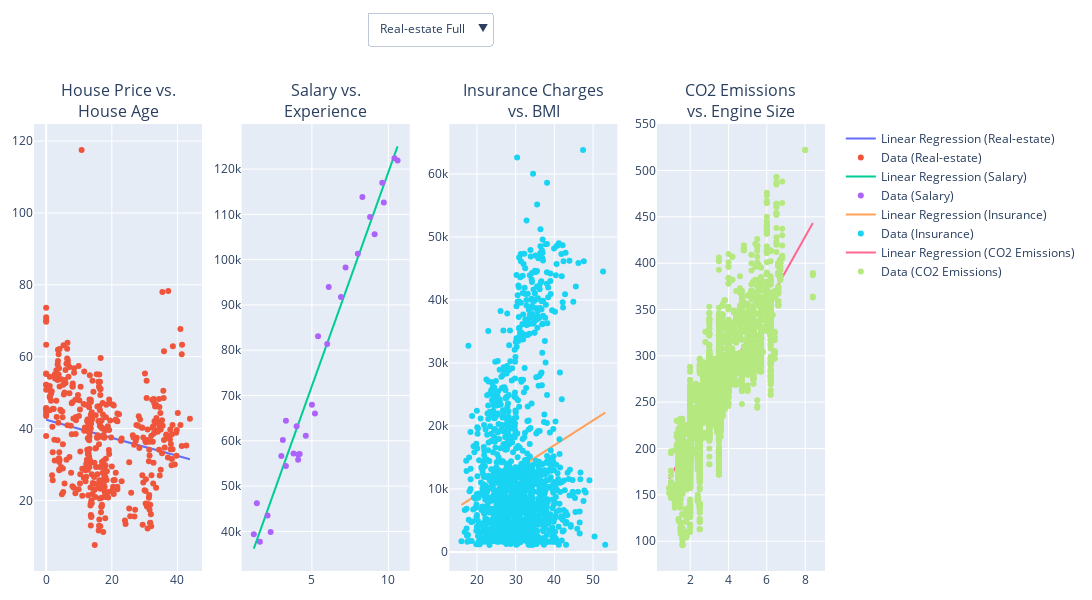

The code cell stored with this chart in its notebook:
### Code cell
# Creating a subplot with four plots
fig = make_subplots(rows=1, cols=4, subplot_titles=("House Price vs.<br>House Age", 
    "Salary vs.<br>Experience",
    "Insurance Charges<br>vs. BMI",
    "CO2 Emissions<br>vs. Engine Size"))



# For Real Estate dataset
X_real_estate = df[['X2 house age']]
y_real_estate = df['Y house price of unit area']

# Model for Real Estate
model_real_estate = LinearRegression()
model_real_estate.fit(X_real_estate, y_real_estate)
predictions_real_estate = model_real_estate.predict(X_real_estate)

# For Salary dataset
X_salary = salary_data[['YearsExperience']]
y_salary = salary_data['Salary']

# Model for Salary
model_salary = LinearRegression()
model_salary.fit(X_salary, y_salary)
predictions_salary = model_salary.predict(X_salary)

# Adding traces for Real Estate and Salary datasets
fig.add_trace(go.Scatter(x=df['X2 house age'], y=predictions_real_estate, mode='lines', name='Linear Regression (Real-estate)'), row=1, col=1)
fig.add_trace(go.Scatter(x=df['X2 house age'], y=df['Y house price of unit area'], mode='markers', name='Data (Real-estate)'), row=1, col=1)

fig.add_trace(go.Scatter(x=salary_data['YearsExperience'], y=predictions_salary, mode='lines', name='Linear Regression (Salary)'), row=1, col=2)
fig.add_trace(go.Scatter(x=salary_data['YearsExperience'], y=salary_data['Salary'], mode='markers', name='Data (Salary)'), row=1, col=2)

# For insurance dataset
X_insurance_bmi = insurance_data[['bmi']]
y_insurance_charges = insurance_data['charges']
# Model for insurance
model_insurance_bmi = LinearRegression()
model_insurance_bmi.fit(X_insurance_bmi, y_insurance_charges)
predictions_insurance_bmi = model_insurance_bmi.predict(X_insurance_bmi)

fig.add_trace(go.Scatter(x=insurance_data['bmi'], y=predictions_insurance_bmi, mode='lines', name='Linear Regression (Insurance)'), row=1, col=3)
fig.add_trace(go.Scatter(x=insurance_data['bmi'], y=insurance_data['charges'], mode='markers', name='Data (Insurance)'), row=1, col=3)

# For CO
# For CO2 emissions dataset
X_emissions = emissions_data[['Engine Size(L)']]
y_emissions = emissions_data['CO2 Emissions(g/km)']

# Model for CO2 emissions
model_emissions = LinearRegression()
model_emissions.fit(X_emissions, y_emissions)
predictions_emissions = model_emissions.predict(X_emissions)

# Adding traces for CO2 Emissions dataset
fig.add_trace(go.Scatter(x=emissions_data['Engine Size(L)'], y=predictions_emissions, mode='lines', name='Linear Regression (CO2 Emissions)'), row=1, col=4)
fig.add_trace(go.Scatter(x=emissions_data['Engine Size(L)'], y=emissions_data['CO2 Emissions(g/km)'], mode='markers', name='Data (CO2 Emissions)'), row=1, col=4)


new_updatemenu = [
    {'args': [{'visible': [True, True, False, False, False, False, False, False]}, 
              {'title': 'House Price vs. House Age (Real-estate)'}],
     'label': 'Real-estate Full',
     'method': 'update'},
    {'args': [{'visible': [False, False, True, True, False, False, False, False]}, 
              {'title': 'Salary vs. Years of Experience'}],
     'label': 'Salary Full',
     'method': 'update'},
    {'args': [{'visible': [False, False, False, False, True, True, False, False]}, 
              {'title': 'Insurance Charges vs. BMI'}],
     'label': 'Insurance Full',
     'method': 'update'},
    {'args': [{'visible': [False, False, False, False, False, False, True, True]}, 
              {'title': 'CO2 Emissions vs. Engine Size'}],
     'label': 'CO2 Full',
     'method': 'update'},
    {'args': [{'visible': [True, True, True, True, True, True, True, True]}, 
              {'title': 'All Charts'}],
     'label': 'All',
     'method': 'update'}
]
# Обновление макета с новым меню обновлений
fig.update_layout(
    title_font_size=10,
    width=1200,  # Adjust the width as needed
    height=600,  # Adjust the height as needed
    margin=dict(l=20, r=20, t=20, b=20),
    updatemenus=[{
        'buttons': new_updatemenu,
        'direction': 'down',
        'showactive': True,
        'x': 0.5,
        'xanchor': 'center',
        'y': 1.25,  # Adjust this value as needed
        'yanchor': 'top'
    }]
)
# Отображение обновленной фигуры
fig.show()

### Figure 1 — Plotly figure (JSON) as saved in the notebook; plotly's stock layout.template omitted (floating-point values rounded to 4 significant figures; data arrays with more than 128 entries replaced by an {"elided": "..."} marker saying what was removed)
{"data": [{"mode": "lines", "name": "Linear Regression (Real-estate)", "type": "scatter", "x": {"elided": "414 float values"}, "xaxis": "x", "y": {"elided": "414 float values"}, "yaxis": "y"}, {"mode": "markers", "name": "Data (Real-estate)", "type": "scatter", "x": {"elided": "414 float values"}, "xaxis": "x", "y": {"elided": "414 float values"}, "yaxis": "y"}, {"mode": "lines", "name": "Linear Regression (Salary)", "type": "scatter", "x": [1.2, 1.4, 1.6, 2.1, 2.3, 3, 3.1, 3.3, 3.3, 3.8, 4, 4.1, 4.1, 4.2, 4.6, 5, 5.2, 5.4, 6, 6.1, 6.9, 7.2, 8, 8.3, 8.8, 9.1, 9.6, 9.7, 10.4, 10.6], "xaxis": "x2", "y": [36190.0, 38080.0, 39970.0, 44690.0, 46580.0, 53200.0, 54140.0, 56030.0, 56030.0, 60760.0, 62650.0, 63590.0, 63590.0, 64540.0, 68320.0, 72100.0, 73990.0, 75880.0, 81550.0, 82490.0, 90050.0, 92890.0, 100400.0, 103300.0, 108000.0, 110800.0, 115600.0, 116500.0, 123100.0, 125000.0], "yaxis": "y2"}, {"mode": "markers", "name": "Data (Salary)", "type": "scatter", "x": [1.2, 1.4, 1.6, 2.1, 2.3, 3, 3.1, 3.3, 3.3, 3.8, 4, 4.1, 4.1, 4.2, 4.6, 5, 5.2, 5.4, 6, 6.1, 6.9, 7.2, 8, 8.3, 8.8, 9.1, 9.6, 9.7, 10.4, 10.6], "xaxis": "x2", "y": [39344, 46206, 37732, 43526, 39892, 56643, 60151, 54446, 64446, 57190, 63219, 55795, 56958, 57082, 61112, 67939, 66030, 83089, 81364, 93941, 91739, 98274, 101303, 113813, 109432, 105583, 116970, 112636, 122392, 121873], "yaxis": "y2"}, {"mode": "lines", "name": "Linear Regression (Insurance)", "type": "scatter", "x": {"elided": "1338 float values"}, "xaxis": "x3", "y": {"elided": "1338 float values"}, "yaxis": "y3"}, {"mode": "markers", "name": "Data (Insurance)", "type": "scatter", "x": {"elided": "1338 float values"}, "xaxis": "x3", "y": {"elided": "1338 float values"}, "yaxis": "y3"}, {"mode": "lines", "name": "Linear Regression (CO2 Emissions)", "type": "scatter", "x": {"elided": "7385 float values"}, "xaxis": "x4", "y": {"elided": "7385 float values"}, "yaxis": "y4"}, {"mode": "markers", "name": "Data (CO2 Emissions)", "type": "scatter", "x": {"elided": "7385 float values"}, "xaxis": "x4", "y": {"elided": "7385 int values"}, "yaxis": "y4"}], "layout": {"annotations": [{"font": {"size": 16}, "showarrow": false, "text": "House Price vs.<br>House Age", "x": 0.1062, "xanchor": "center", "xref": "paper", "y": 1, "yanchor": "bottom", "yref": "paper"}, {"font": {"size": 16}, "showarrow": false, "text": "Salary vs.<br>Experience", "x": 0.3688, "xanchor": "center", "xref": "paper", "y": 1, "yanchor": "bottom", "yref": "paper"}, {"font": {"size": 16}, "showarrow": false, "text": "Insurance Charges<br>vs. BMI", "x": 0.6313, "xanchor": "center", "xref": "paper", "y": 1, "yanchor": "bottom", "yref": "paper"}, {"font": {"size": 16}, "showarrow": false, "text": "CO2 Emissions<br>vs. Engine Size", "x": 0.8938, "xanchor": "center", "xref": "paper", "y": 1, "yanchor": "bottom", "yref": "paper"}], "height": 600, "margin": {"b": 20, "l": 20, "r": 20, "t": 20}, "title": {"font": {"size": 10}}, "updatemenus": [{"buttons": [{"args": [{"visible": [true, true, false, false, false, false, false, false]}, {"title": "House Price vs. House Age (Real-estate)"}], "label": "Real-estate Full", "method": "update"}, {"args": [{"visible": [false, false, true, true, false, false, false, false]}, {"title": "Salary vs. Years of Experience"}], "label": "Salary Full", "method": "update"}, {"args": [{"visible": [false, false, false, false, true, true, false, false]}, {"title": "Insurance Charges vs. BMI"}], "label": "Insurance Full", "method": "update"}, {"args": [{"visible": [false, false, false, false, false, false, true, true]}, {"title": "CO2 Emissions vs. Engine Size"}], "label": "CO2 Full", "method": "update"}, {"args": [{"visible": [true, true, true, true, true, true, true, true]}, {"title": "All Charts"}], "label": "All", "method": "update"}], "direction": "down", "showactive": true, "x": 0.5, "xanchor": "center", "y": 1.25, "yanchor": "top"}], "width": 1200, "xaxis": {"anchor": "y", "domain": [0, 0.2125]}, "xaxis2": {"anchor": "y2", "domain": [0.2625, 0.475]}, "xaxis3": {"anchor": "y3", "domain": [0.525, 0.7375]}, "xaxis4": {"anchor": "y4", "domain": [0.7875, 1]}, "yaxis": {"anchor": "x", "domain": [0, 1]}, "yaxis2": {"anchor": "x2", "domain": [0, 1]}, "yaxis3": {"anchor": "x3", "domain": [0, 1]}, "yaxis4": {"anchor": "x4", "domain": [0, 1]}}}
